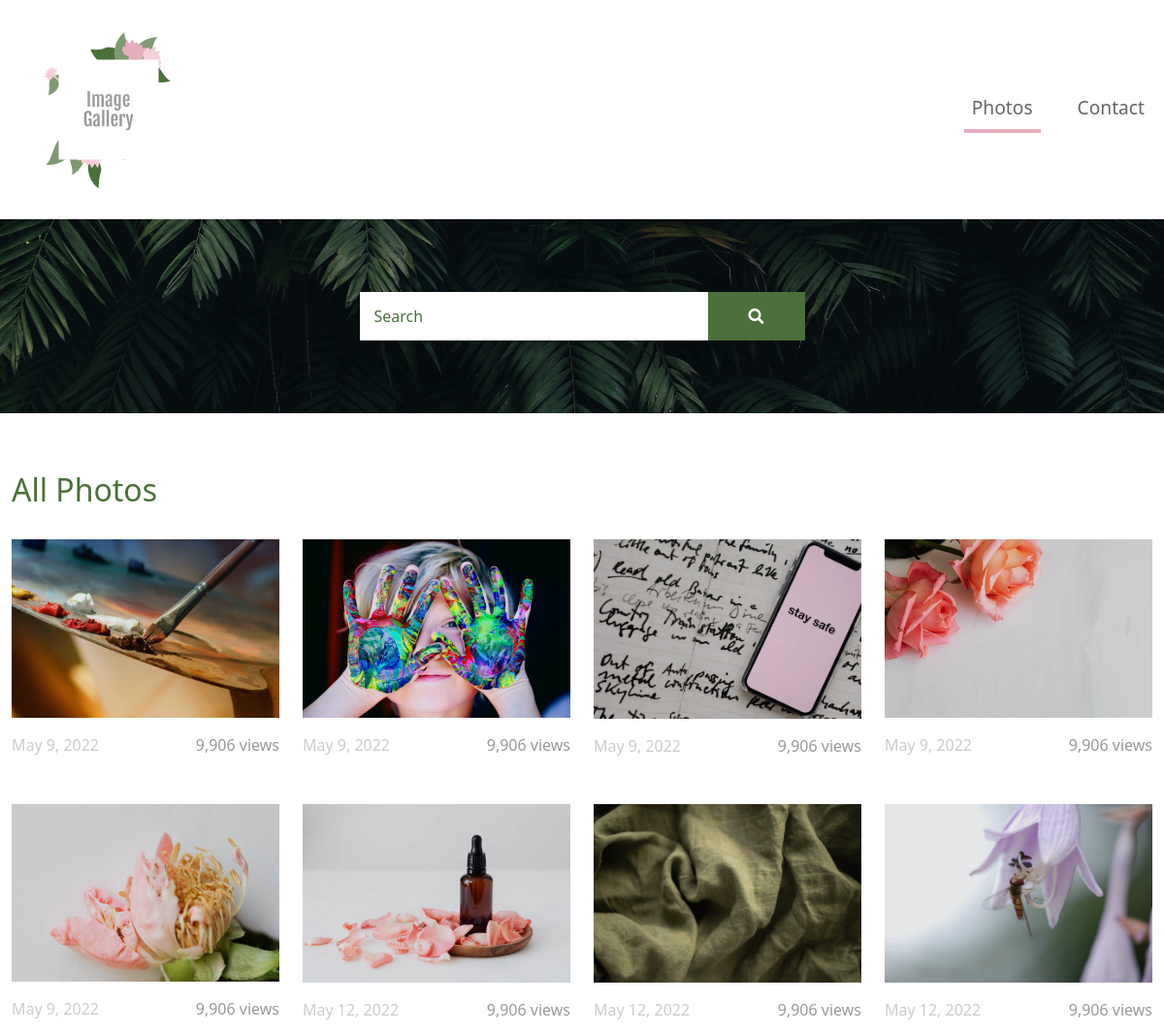
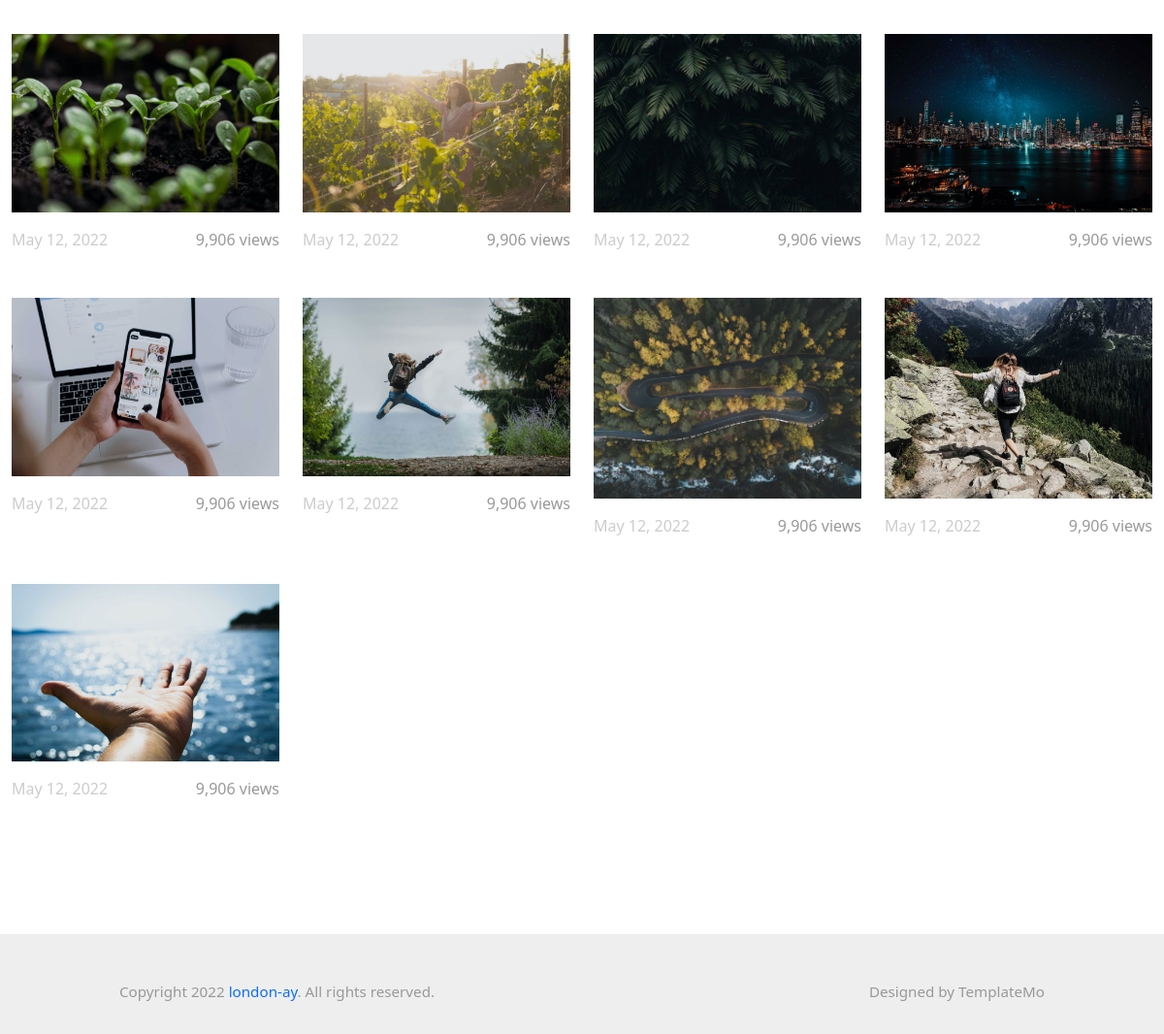
The page / on the database its author committed (2 pictures, top to bottom).
### main/models.py (models this page shows, shortened)
class Photo(models.Model):
    created_at = models.DateField(auto_now_add=True)
    title = models.CharField(max_length=64)
    photo = models.ImageField()
    views = models.PositiveIntegerField(default=0)

### main/views.py (the view)
# urls.py: path('', views.photos, name='photos'),
def photos(request):
    query = request.GET.get('query')
    if query:
        photos = Photo.objects.filter(title__icontains=query)
    else:
        photos = Photo.objects.all()
    return render(request,'photos.html', {'photos': photos, 'site_url': site_url, 'query': query})

### templates/photos.html (shortened to what this page needs)
<!DOCTYPE html>
{% load static %}
<html lang="en">
<head>
    <link rel="stylesheet" href="{% static 'css/bootstrap.min.css' %}">
    <link rel="stylesheet" href="{% static 'fontawesome/css/all.min.css' %}">
    <link rel="stylesheet" href="{% static 'css/style.css' %}">
</head>
<body>
    <nav class="navbar navbar-expand-lg">
        <div class="container-fluid">
            <a class="navbar-brand" href="{% url 'photos' %}">
                <img src="{% static 'img/image-gallery-logo.png' %}" />
            </a>
            <div class="collapse navbar-collapse" id="navbarSupportedContent">
            <ul class="navbar-nav ml-auto mb-2 mb-lg-0">
                <li class="nav-item">
                    <a class="nav-link nav-link-1 active" aria-current="page" href="{% url 'photos' %}">Photos</a>
                </li>
                <li class="nav-item">
                    <a class="nav-link nav-link-4" href="{% url 'contact' %}">Contact</a>
                </li>
            </ul>
            </div>
        </div>
    </nav>
    <div class="tm-hero d-flex justify-content-center align-items-center" data-parallax="scroll" data-image-src="{% static 'img/hero.jpg'%}">
        <form class="d-flex tm-search-form">
            <input class="form-control tm-search-input" type="search" placeholder="Search" aria-label="Search">
            <button class="btn btn-outline-success tm-search-btn" type="submit">
                <i class="fas fa-search"></i>
            </button>
        </form>
    </div>
    <div class="container-fluid tm-container-content tm-mt-60">
        <div class="row mb-4">
            {% if query %}
                <h2 class="col-6 tm-text-primary">
                    Search Results For: {{ query|title }}
                </h2>
            {% else %}
                <h2 class="col-6 tm-text-primary">
                    All Photos
                </h2>
            {% endif %}
        </div>
        <div class="row tm-mb-90 tm-gallery">
            {% for photo in photos %}
                <div class="col-xl-3 col-lg-4 col-md-6 col-sm-6 col-12 mb-5">
                    <figure class="effect-ming tm-video-item">
                        <img src="{{ photo.photo.url }}" alt="Image" class="img-fluid" loading="lazy">
                        <figcaption class="d-flex align-items-center justify-content-center">
                        </figcaption>
                    </figure>
                    <div class="d-flex justify-content-between tm-text-gray">
                        <span class="tm-text-gray-light">{{ photo.created_at }}</span>
                        <span>9,906 views</span>
                    </div>
                </div>
            {% endfor %}
        </div>
    </div>
    <footer class="tm-bg-gray pt-5 pb-3 tm-text-gray tm-footer">
        <div class="container-fluid tm-container-small">
            <div class="row">
                <div class="col-lg-8 col-md-7 col-12 px-5 mb-3">
                    Copyright 2022 <a href="https://github.com/london-ay">london-ay</a>. All rights reserved.
                </div>
                <div class="col-lg-4 col-md-5 col-12 px-5 text-right">
                    Designed by <a href="https://templatemo.com" class="tm-text-gray" rel="sponsored" target="_parent">TemplateMo</a>
                </div>
            </div>
        </div>
    </footer>
</body>
</html>

### static/css/style.css (style rules this page uses)
:root { --primary-color: #4b703a; --secondary-color: #e3afbb; }
a { text-decoration: none; transition: all 0.3s ease; }
.container-fluid { max-width: 1770px; }
.tm-container-small { max-width: 1050px; }
.btn { border-radius: 0; }
.form-control { padding: 10px 20px; width: 100%; height: auto; }
.navbar-brand { color: #e3afbb; font-size: 1.6rem; }
.tm-hero { min-height: 200px; background: transparent; }
.tm-mt-60 { margin-top: 60px; }
.tm-mb-90 { margin-bottom: 90px; }
.tm-text-primary { color: var(--primary-color); }
.tm-bg-gray { background-color: #EEEEEE; }
.nav-item { margin-right: 30px; }
.nav-item:last-child { margin-right: 0; }
.nav-link { color: #666666; border-bottom: 4px solid transparent; font-size: 1.2rem; }
.nav-link-1.active, .nav-link-1:hover { border-color: #e3afbb; }
.tm-search-input { width: 360px; border-radius: 0; padding: 12px 15px; color: var(--primary-color); border: none; box-shadow: rgba(0, 0, 0, 0.16) 0px 10px 36px 0px, rgba(0, 0, 0, 0.06) 0px 0px 0px 1px; }
.tm-search-input::placeholder { color: var(--primary-color); opacity: 1; }
.tm-search-btn { color: white; background-color: var(--primary-color); border: none; width: 100px; height: 50px; margin-left: -1px; }
p, .tm-text-gray { color: #999; }
.tm-text-gray-light { color: #CCC; }
.tm-video-item { position: relative; overflow: hidden; text-align: center; cursor: pointer; }
.tm-video-item img { position: relative; display: block; min-height: 100%; max-width: 100%; opacity: 0.8; }
.tm-video-item figcaption { padding: 2em; color: #fff; text-transform: uppercase; font-size: 1.25em; -webkit-backface-visibility: hidden; backface-visibility: hidden; }
.tm-video-item figcaption::before, .tm-video-item figcaption::after { pointer-events: none; }
.tm-video-item figcaption, .tm-video-item figcaption > a { position: absolute; top: 0; left: 0; width: 100%; height: 100%; }
.tm-gallery { background: #fff; }
figure.effect-ming { background: #030c17; }
figure.effect-ming img { opacity: 0.9; -webkit-transition: opacity 0.35s; transition: opacity 0.35s; }
figure.effect-ming figcaption::before { position: absolute; top: 30px; right: 30px; bottom: 30px; left: 30px; border: 2px solid #fff; box-shadow: 0 0 0 30px rgba(255,255,255,0.2); content: ''; opacity: 0; -webkit-transition: opacity 0.35s, -webkit-transform 0.35s; transition: opacity 0.35s, transform 0.35s; -webkit-transform: scale3d(1.4,1.4,1); transform: scale3d(1.4,1.4,1); }
.tm-footer { font-size: 0.95rem; }
.form-control, input:-internal-autofill-selected, select:not([multiple]) { color: var(--primary-color) !important; }
.form-control::placeholder { color: var(--primary-color); opacity: 1; }

### rows shown on the page
Photo: photo (picture), created_at "May 9, 2022"
Photo: photo (picture), created_at "May 9, 2022"
Photo: photo (picture), created_at "May 9, 2022"
Photo: photo (picture), created_at "May 9, 2022"
Photo: photo (picture), created_at "May 9, 2022"
Photo: photo (picture), created_at "May 12, 2022"
Photo: photo (picture), created_at "May 12, 2022"
Photo: photo (picture), created_at "May 12, 2022"
Photo: photo (picture), created_at "May 12, 2022"
Photo: photo (picture), created_at "May 12, 2022"
Photo: photo (picture), created_at "May 12, 2022"
Photo: photo (picture), created_at "May 12, 2022"
Photo: photo (picture), created_at "May 12, 2022"
Photo: photo (picture), created_at "May 12, 2022"
Photo: photo (picture), created_at "May 12, 2022"
Photo: photo (picture), created_at "May 12, 2022"
Photo: photo (picture), created_at "May 12, 2022"
